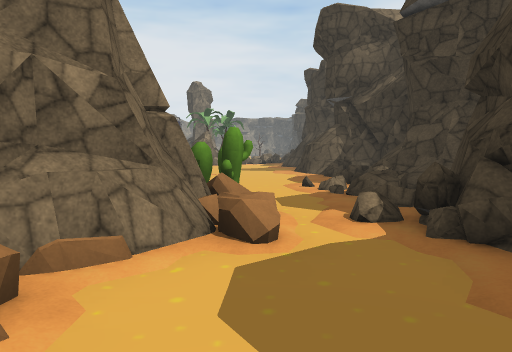
view 1 (above)

24 first-person views from a walk through a scene from a Unity 3-D project. The camera is 1.5 m above the floor, tilts 4° down and sees 70° across. The floor is counted in squares, 2 m on a side. Each view is taken from the middle of a square. On the plan, view 1 faces up. The plan holds only what a view shows up to about 11 squares ahead; the rest is blank. The place goes on beyond the plan. Some animated figures are left out. Some surface patterns are stand-ins.

view 2
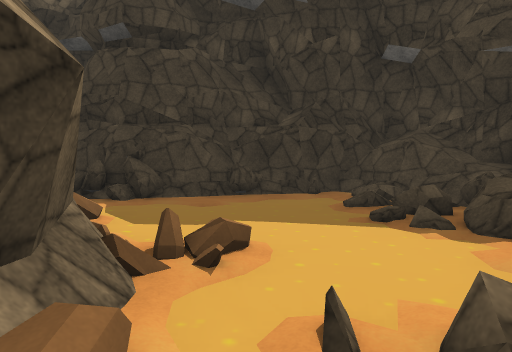

view 3
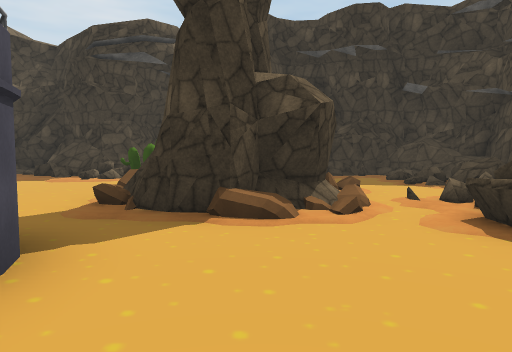

view 4
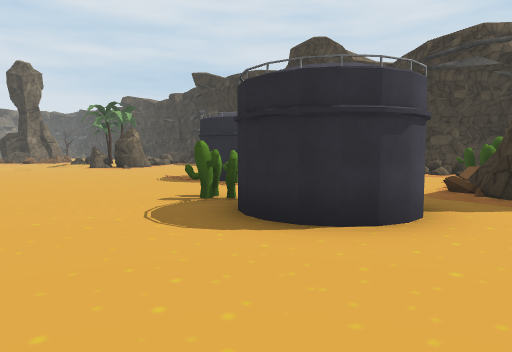

view 5
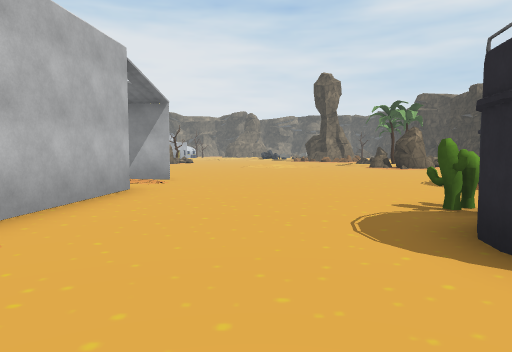

view 6
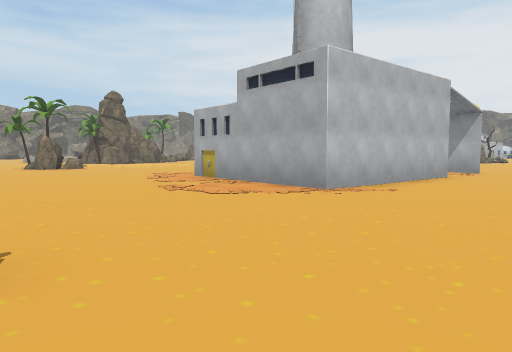

view 7
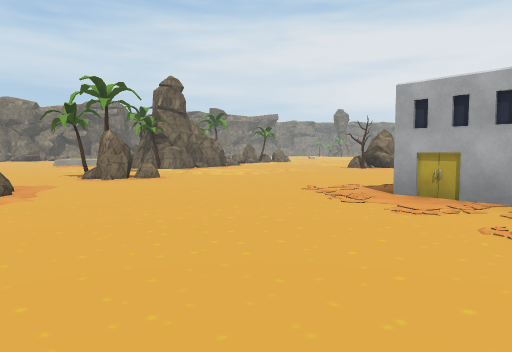

view 8
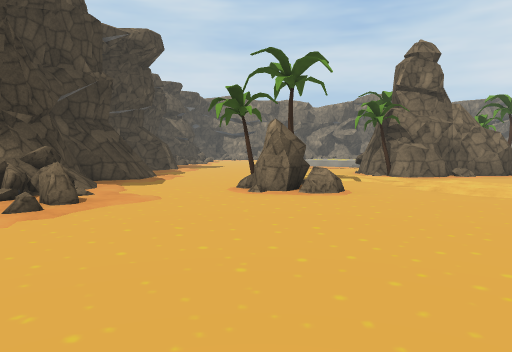

view 9
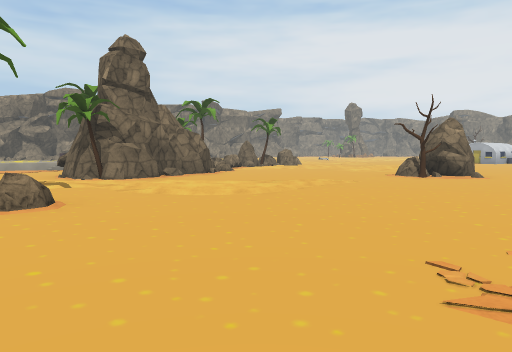

view 10
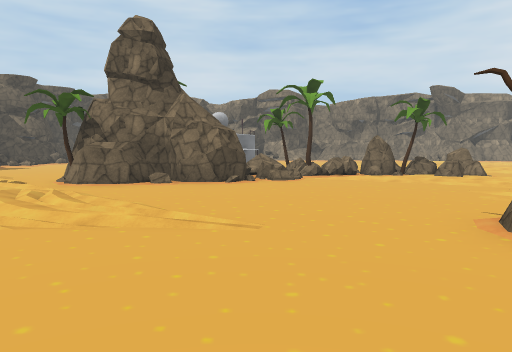

view 11
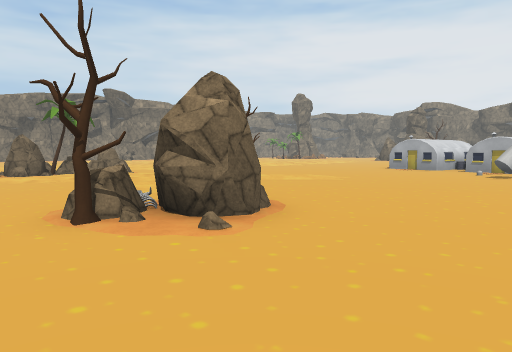

view 12
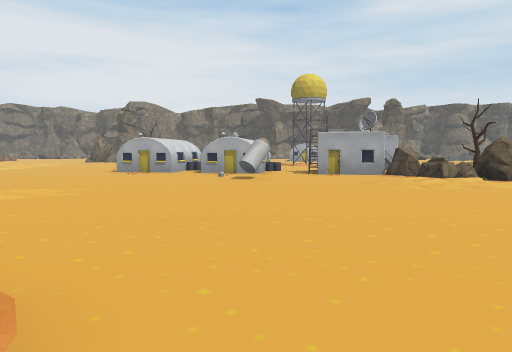

view 13
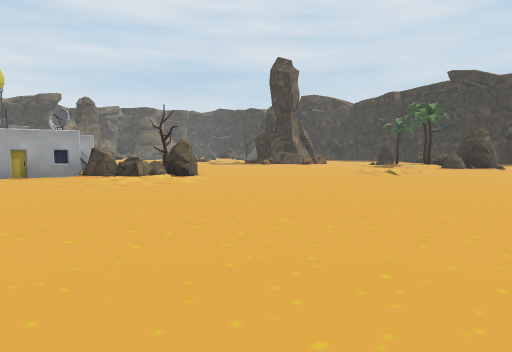

view 14
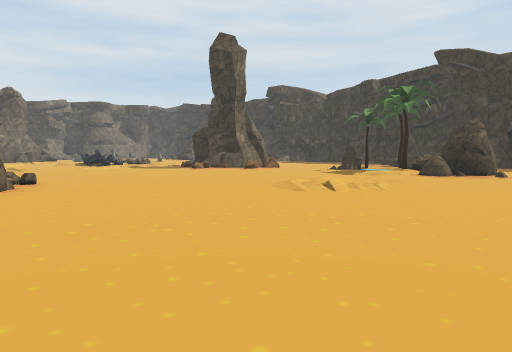

view 15
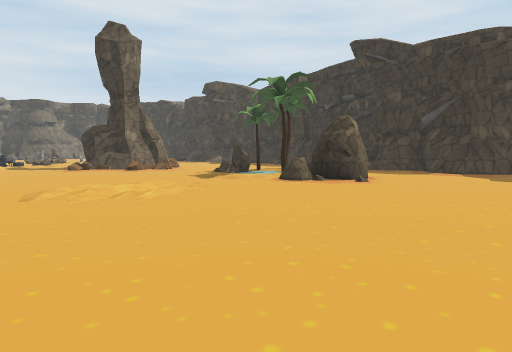

view 16
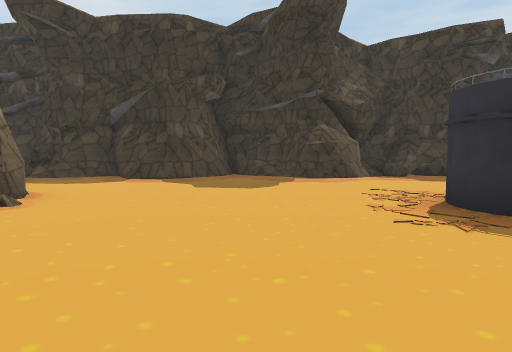

view 17
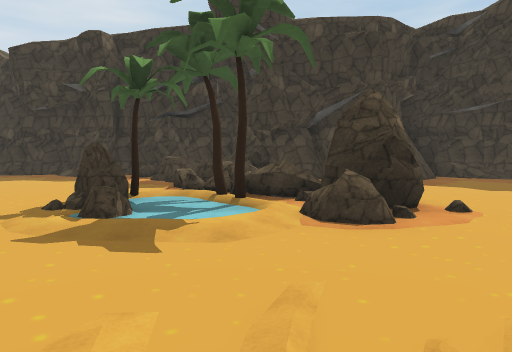

view 18
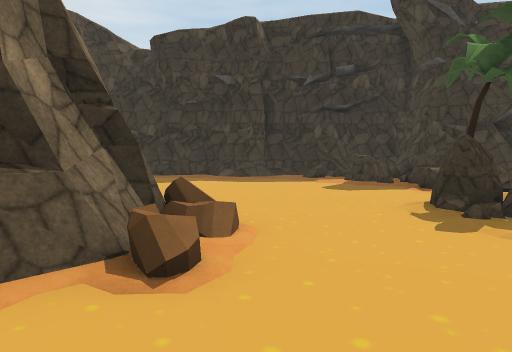

view 19
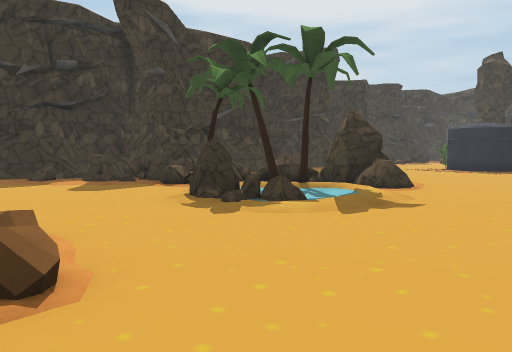

view 20
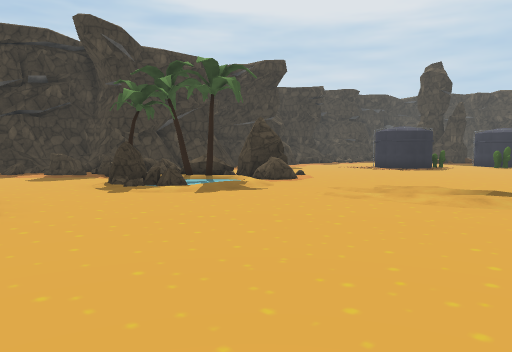

view 21
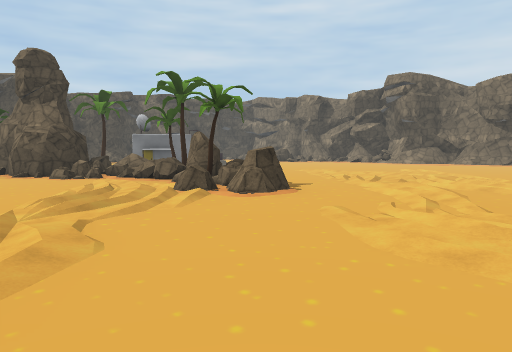

view 22
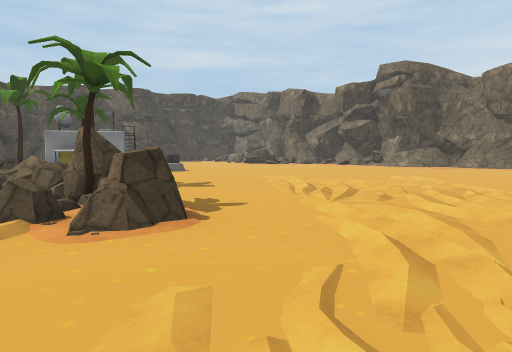

view 23
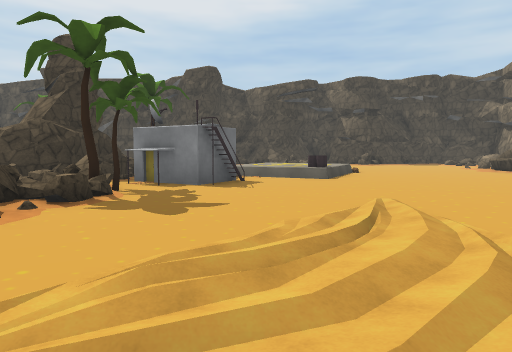

view 24
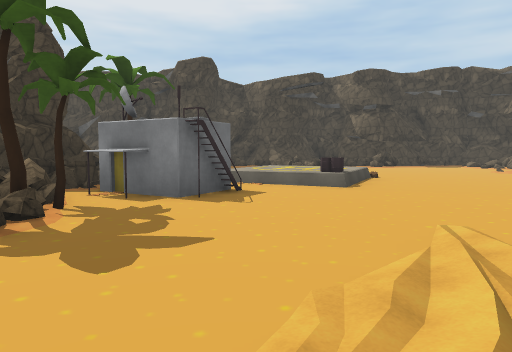

### Floor plan
Key: @ floor where view 1 was taken; # wall or solid block; x gap in a wall; . main floor; : floor 0.5 m higher than the main floor; / step, stairs or slope; = window, fence, low wall or low ledge; ^ raised ledge; v drop or lower ground; O other object.
Columns run from 39 left of view 1 to 4 right of it. Each row starts with its distance up from view 1.
 26                      O O   .......### .....#
 25             ...........OOOO................#
 24             .......O.../OO:................#
 23              .........//OO..........//...==#
 22             ...........///........./OO..=^=#
 21       /... /.......................  O===#=#
 20  ...//////...../..............///../O#==/=v
 19 ..../////....//.............../....OOO=../#
 18 ..////./...../ .....................OO.../#
 17 ///////..O///.  ......................../#
 16  ..///...OO///  O/....................../#
 15   .//...OO//..../OO....................../#
 14  ../....O#//..../OO....     ..............#
 13  .......O........O....     #.............##
 12 ........O==...........     ..............##
 11 ......OOO=O#.........      ........O# .../##
 10 ......OOO###..../....      #.......## ...==#
  9 ...#/.   ^##..../....      #.......O   ...=#
  8 ...#/:  O####.///.....     #.....O.   ...=##
  7 ..=::/   ^##O.///.....     #.....#   .../=##
  6 ..=      ....///...... ##  #....##O.....//=
  5          ..///........x.####....###./##O.##
  4          .. ..OO....................###=.#
  3             ..OO...................####=.##
  2            ........................###.../#
  1            ..................... .........#
  0            /##..===.............   ==..@//#
 -1             #####=    ....   ...      ==#/#
 -2                                       #==##

Where each view was taken, in squares from view 1:
view 1: 0 up, 0 right, facing up
view 2: 1 up, 4 left, facing right
view 3: 3 up, 8 left, facing right
view 4: 3 up, 10 left, facing up-right
view 5: 3 up, 9 left, facing up
view 6: 1 down, 8 left, facing up-left
view 7: 1 down, 14 left, facing up-left
view 8: 3 up, 17 left, facing left
view 9: 3 up, 18 left, facing up-left
view 10: 11 up, 19 left, facing left
view 11: 12 up, 18 left, facing up-left
view 12: 14 up, 20 left, facing up
view 13: 14 up, 20 left, facing up-right
view 14: 15 up, 15 left, facing up-right
view 15: 13 up, 11 left, facing up-right
view 16: 14 up, 8 left, facing right
view 17: 20 up, 8 left, facing right
view 18: 25 up, 7 left, facing right
view 19: 26 up, 7 left, facing down-right
view 20: 26 up, 10 left, facing down-right
view 21: 22 up, 25 left, facing down-left
view 22: 21 up, 28 left, facing down-left
view 23: 19 up, 34 left, facing down
view 24: 17 up, 34 left, facing down
